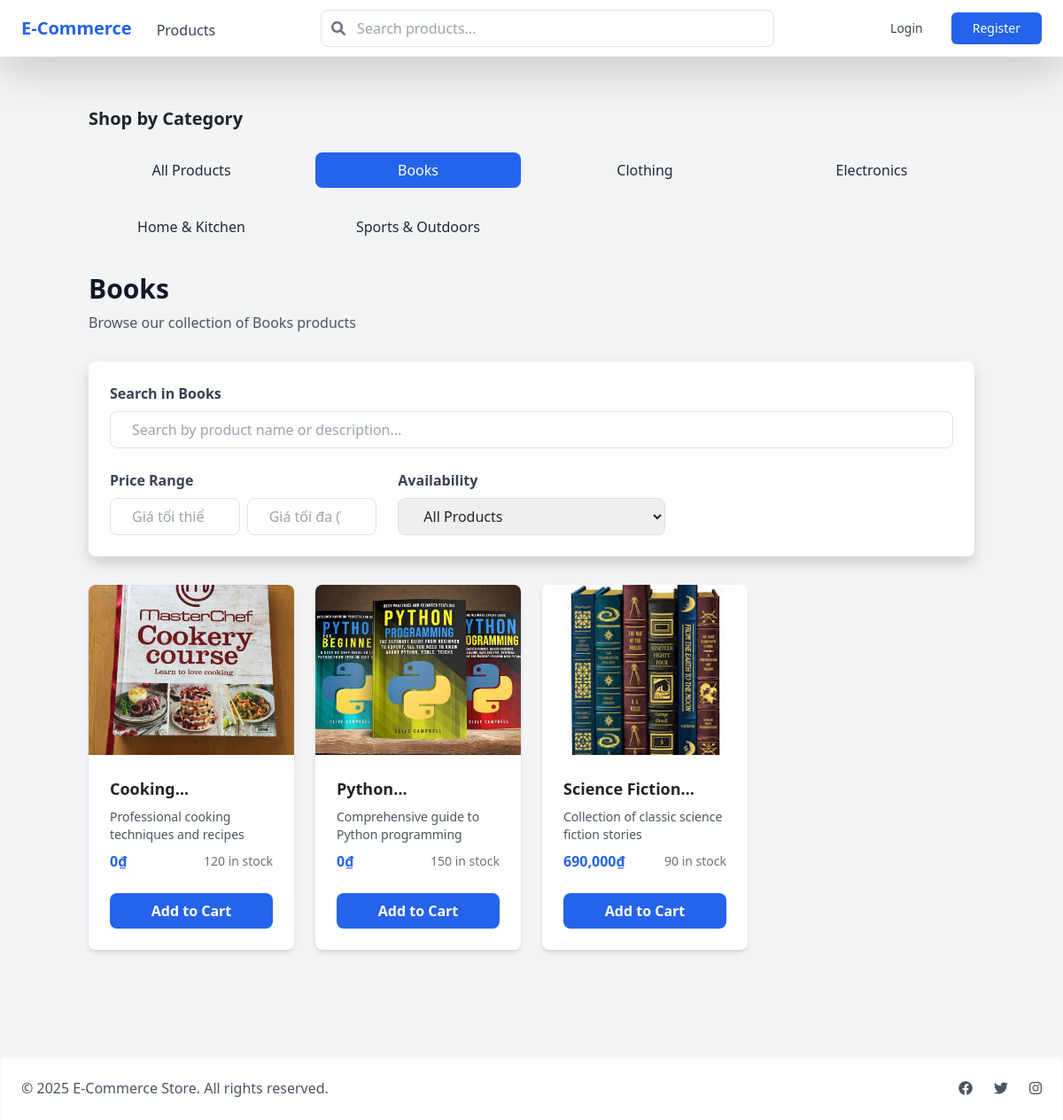
/category/Books, run on the app's committed database.
### models/category.py (models this page shows, shortened)
class Category(db.Model):
    __tablename__ = 'categories'
    id = db.Column(db.Integer, primary_key=True)
    name = db.Column(db.String(100), nullable=False, unique=True)
    slug = db.Column(db.String(100), nullable=False, unique=True)
    description = db.Column(db.Text)
    created_at = db.Column(db.DateTime, default=datetime.utcnow)
    updated_at = db.Column(db.DateTime, default=datetime.utcnow, onupdate=datetime.utcnow)
    products = db.relationship('Product', back_populates='category', lazy=True)

### models/product.py (models this page shows, shortened)
class Product(db.Model):
    __tablename__ = 'products'
    id = db.Column(db.Integer, primary_key=True)
    name = db.Column(db.String(200), nullable=False)
    description = db.Column(db.Text)
    price = db.Column(db.Integer, nullable=False)
    stock = db.Column(db.Integer, default=0)
    image_url = db.Column(db.String(500))  # Kept for backward compatibility
    category_id = db.Column(db.Integer, db.ForeignKey('categories.id'), nullable=False)
    sku = db.Column(db.String(50), unique=True)
    is_active = db.Column(db.Boolean, default=True)
    created_at = db.Column(db.DateTime, default=datetime.utcnow)
    updated_at = db.Column(db.DateTime, default=datetime.utcnow, onupdate=datetime.utcnow)
    cart_items = db.relationship('CartItem',
                             back_populates='product',
                             lazy=True,
                             cascade='all, delete-orphan')
    order_items = db.relationship('OrderItem', back_populates='product', lazy=True)
    images = db.relationship('ProductImage', backref='product', lazy=True,
                          cascade='all, delete-orphan',
                          order_by='ProductImage.is_primary.desc()')
    category = db.relationship('Category', back_populates='products', lazy=True)
    @property
    def primary_image(self):
        if self.images:
            primary = next((img for img in self.images if img.is_primary), None)
            return primary or self.images[0]
        return None
    @property
    def price_display(self):
        return "{:,.0f}".format(self.price)

### models/product_image.py (models this page shows, shortened)
class ProductImage(db.Model):
    __tablename__ = 'product_images'
    id = db.Column(db.Integer, primary_key=True)
    product_id = db.Column(db.Integer, db.ForeignKey('products.id', ondelete='CASCADE'), nullable=False)
    image_url = db.Column(db.String(500), nullable=False)
    is_primary = db.Column(db.Boolean, default=False)
    created_at = db.Column(db.DateTime, default=datetime.utcnow)

### routes/products.py (the view)
@products_bp.route('/category/<category_name>')
def category_view(category_name):
    category = Category.query.filter(
        db.func.lower(Category.name) == db.func.lower(category_name)
    ).first_or_404()
    page = request.args.get('page', 1, type=int)
    search = request.args.get('search')
    min_price = request.args.get('min_price', type=float)
    max_price = request.args.get('max_price', type=float)
    in_stock = request.args.get('in_stock', type=int)
    query = get_filtered_query(
        categories=category_name,
        search=search,
        min_price=min_price,
        max_price=max_price,
        in_stock=in_stock
    )
    products = query.paginate(
        page=page,
        per_page=current_app.config['PRODUCTS_PER_PAGE'],
        error_out=False
    )
    all_categories = Category.query.order_by(Category.name).all()
    return render_template(
        'products/category.html',
        products=products,
        categories=all_categories,
        selected_category=category.name,
        category=category,
        search=search,
        min_price=min_price,
        max_price=max_price,
        in_stock=in_stock
    )

### templates/products/category.html (shortened to what this page needs)
{% extends "base.html" %}
{% block content %}
<div class="container mx-auto py-8">
    <div class="mb-8">
        <h2 class="text-xl font-semibold mb-4">Shop by Category</h2>
        <div class="grid grid-cols-2 md:grid-cols-3 lg:grid-cols-4 gap-4">
            <a href="{{ url_for('products.index') }}"
               class="px-4 py-2 rounded-lg {% if not selected_category %}bg-blue-600 text-white{% else %}bg-gray-100 text-gray-800 hover:bg-gray-200{% endif %} text-center transition">
                All Products
            </a>
            {% for cat in categories %}
            <a href="{{ url_for('products.category_view', category_name=cat.name) }}"
               class="px-4 py-2 rounded-lg {% if selected_category == cat.name %}bg-blue-600 text-white{% else %}bg-gray-100 text-gray-800 hover:bg-gray-200{% endif %} text-center transition">
                {{ cat.name }}
            </a>
            {% endfor %}
        </div>
    </div>
    <div class="mb-8">
        <h1 class="text-3xl font-bold text-gray-900">{{ selected_category }}</h1>
        <p class="text-gray-600 mt-2">Browse our collection of {{ selected_category }} products</p>
    </div>
    <div class="bg-white rounded-lg shadow p-6 mb-8">
        <form method="GET" id="filterForm" class="grid grid-cols-1 md:grid-cols-3 gap-6">
            <div class="col-span-1 md:col-span-3">
                <label for="search" class="block text-gray-700 font-semibold mb-2">Search in {{ selected_category }}</label>
                <input type="text"
                       id="search"
                       name="search"
                       value="{{ search or '' }}"
                       class="w-full px-4 py-2 border border-gray-300 rounded-lg focus:outline-none focus:border-blue-500"
                       placeholder="Search by product name or description...">
            </div>
            <div>
                <label class="block text-gray-700 font-semibold mb-2">Price Range</label>
                <div class="grid grid-cols-2 gap-2">
                    <input type="number"
                           id="min_price"
                           name="min_price"
                           value="{{ min_price or '' }}"
                           step="1000"
                           min="0"
                           class="w-full px-4 py-2 border border-gray-300 rounded-lg focus:outline-none focus:border-blue-500"
                           placeholder="Giá tối thiểu (VNĐ)">
                   <input type="number"
                           id="max_price"
                           name="max_price"
                           value="{{ max_price or '' }}"
                           step="1000"
                           min="0"
                           class="w-full px-4 py-2 border border-gray-300 rounded-lg focus:outline-none focus:border-blue-500"
                           placeholder="Giá tối đa (VNĐ)">
                </div>
            </div>
            <div>
                <label for="in_stock" class="block text-gray-700 font-semibold mb-2">Availability</label>
                <select id="in_stock"
                        name="in_stock"
                        class="w-full px-4 py-2 border border-gray-300 rounded-lg focus:outline-none focus:border-blue-500">
                    <option value="">All Products</option>
                </select>
            </div>
        </form>
    </div>
    <div class="mb-8" id="productsContainer">
        {% with products_list=products %}
            {% include "products/_product_list.html" with context %}
        {% endwith %}
    </div>
</div>
{% endblock %}

### templates/products/_product_list.html (shortened to what this page needs)
{% if products.items %}
<div class="grid grid-cols-1 md:grid-cols-3 lg:grid-cols-4 gap-6">
    {% for product in products.items %}
    <div class="bg-white rounded-lg shadow-md overflow-hidden hover:shadow-lg transition duration-300">
        <a href="{{ url_for('products.detail', id=product.id) }}" class="block">
            {% if product.primary_image or product.image_url %}
                <img src="{{ url_for('static', filename='uploads/' + (product.primary_image.image_url if product.primary_image else product.image_url)) }}"
                     alt="{{ product.name }}"
                     class="w-full h-48 object-cover">
            {% else %}
                <div class="w-full h-48 bg-gray-200 flex items-center justify-center">
                    <i class="fas fa-image text-gray-400 text-4xl"></i>
                </div>
            {% endif %}
            <div class="p-4">
                <h3 class="text-lg font-semibold mb-2 line-clamp-1">{{ product.name }}</h3>
                <p class="text-gray-600 mb-2 text-sm line-clamp-2">{{ product.description }}</p>
                <div class="flex justify-between items-center">
                    <span class="text-blue-600 font-bold">{{ product.price_display }}₫</span>
                    <span class="text-sm text-gray-500">
                        {% if product.stock > 0 %}
                        {{ product.stock }} in stock
                        {% else %}
                        Out of stock
                        {% endif %}
                    </span>
                </div>
            </div>
        </a>
        {% if product.stock > 0 %}
        <div class="px-4 pb-4">
            <form action="{{ url_for('cart.add_to_cart', product_id=product.id) }}" method="POST" class="add-to-cart-form">
                <button type="submit"
                        class="w-full bg-blue-600 text-white py-2 rounded-lg font-semibold hover:bg-blue-700 transition duration-300">
                    Add to Cart
                </button>
            </form>
        </div>
        {% endif %}
    </div>
    {% endfor %}
</div>
{% else %}
<div class="text-center py-12">
    <i class="fas fa-search text-gray-400 text-4xl mb-4"></i>
    <h3 class="text-xl font-semibold text-gray-700 mb-2">No Products Found</h3>
    <p class="text-gray-500">Try adjusting your search or filter to find what you're looking for.</p>
</div>
{% endif %}

### data on the page
Category: name "Books"
Category: name "Clothing"
Category: name "Electronics"
Category: name "Home & Kitchen"
Category: name "Sports & Outdoors"
Product: image_url (picture), description "Professional cooking techniques and recipes", price_display "0", stock "120"
Product: image_url (picture), description "Comprehensive guide to Python programming", price_display "0", stock "150"
Product: image_url (picture), name "Science…", description "Collection of classic science fiction stories", price_display "690,000", stock "90"
